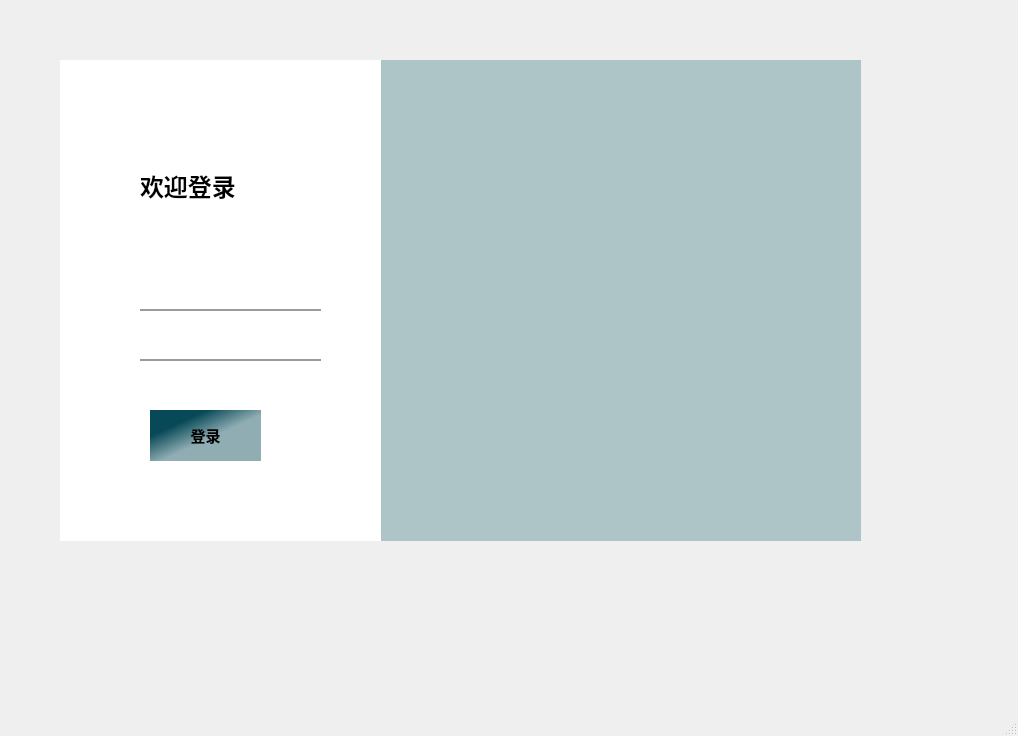
<?xml version="1.0" encoding="UTF-8"?>
<ui version="4.0">
 <class>MainWindow</class>
 <widget class="QMainWindow" name="MainWindow">
  <property name="geometry">
   <rect>
    <x>0</x>
    <y>0</y>
    <width>1018</width>
    <height>736</height>
   </rect>
  </property>
  <property name="windowTitle">
   <string>MainWindow</string>
  </property>
  <widget class="QWidget" name="centralwidget">
   <widget class="QLabel" name="label">
    <property name="geometry">
     <rect>
      <x>60</x>
      <y>60</y>
      <width>321</width>
      <height>481</height>
     </rect>
    </property>
    <property name="styleSheet">
     <string notr="true">background-color: rgb(255, 255, 255);</string>
    </property>
    <property name="text">
     <string/>
    </property>
   </widget>
   <widget class="QLabel" name="label_2">
    <property name="geometry">
     <rect>
      <x>380</x>
      <y>60</y>
      <width>481</width>
      <height>481</height>
     </rect>
    </property>
    <property name="styleSheet">
     <string notr="true">
background-color: rgb(174, 197, 200);</string>
    </property>
    <property name="text">
     <string/>
    </property>
   </widget>
   <widget class="QLabel" name="label_3">
    <property name="geometry">
     <rect>
      <x>140</x>
      <y>150</y>
      <width>141</width>
      <height>71</height>
     </rect>
    </property>
    <property name="font">
     <font>
      <family>幼圆</family>
      <pointsize>18</pointsize>
      <weight>75</weight>
      <bold>true</bold>
     </font>
    </property>
    <property name="text">
     <string>欢迎登录</string>
    </property>
   </widget>
   <widget class="QLineEdit" name="lineEdit">
    <property name="geometry">
     <rect>
      <x>140</x>
      <y>260</y>
      <width>181</width>
      <height>51</height>
     </rect>
    </property>
    <property name="styleSheet">
     <string notr="true">border:none;
border-bottom:2px solid rgba(0,0,0,100);</string>
    </property>
   </widget>
   <widget class="QLineEdit" name="lineEdit_2">
    <property name="geometry">
     <rect>
      <x>140</x>
      <y>310</y>
      <width>181</width>
      <height>51</height>
     </rect>
    </property>
    <property name="styleSheet">
     <string notr="true">border:none;
background-color: rgba(0, 0, 0,0);
border-bottom:2px solid rgba(0,0,0,100);</string>
    </property>
   </widget>
   <widget class="QPushButton" name="pushButton">
    <property name="geometry">
     <rect>
      <x>150</x>
      <y>410</y>
      <width>111</width>
      <height>51</height>
     </rect>
    </property>
    <property name="font">
     <font>
      <family>幼圆</family>
      <pointsize>11</pointsize>
      <weight>75</weight>
      <bold>true</bold>
     </font>
    </property>
    <property name="styleSheet">
     <string notr="true">QPushButton{
	border:none;
	background-color: qlineargradient(spread:pad, x1:0, y1:0, x2:1, y2:1, stop:0.258706 rgba(8, 73, 87, 255), stop:0.547264 rgba(104, 144, 152, 189));
}</string>
    </property>
    <property name="text">
     <string>登录</string>
    </property>
   </widget>
   <widget class="QPushButton" name="pushButton_2">
    <property name="geometry">
     <rect>
      <x>810</x>
      <y>70</y>
      <width>41</width>
      <height>41</height>
     </rect>
    </property>
    <property name="styleSheet">
     <string notr="true">QPushButton{
	border:none;
}
QPushButton:hover{
	padding-bottom:5px;
}</string>
    </property>
    <property name="text">
     <string/>
    </property>
    <property name="icon">
     <iconset>
      <normaloff>../images/关闭(close)_爱给网_aigei_com.png</normaloff>../images/关闭(close)_爱给网_aigei_com.png</iconset>
    </property>
   </widget>
   <widget class="QPushButton" name="pushButton_3">
    <property name="geometry">
     <rect>
      <x>790</x>
      <y>80</y>
      <width>21</width>
      <height>21</height>
     </rect>
    </property>
    <property name="font">
     <font>
      <pointsize>17</pointsize>
      <weight>75</weight>
      <bold>true</bold>
     </font>
    </property>
    <property name="styleSheet">
     <string notr="true">QPushButton{
	border:none;
}
QPushButton:hover{
	padding-bottom:5px;
}</string>
    </property>
    <property name="text">
     <string/>
    </property>
    <property name="icon">
     <iconset>
      <normaloff>../images/winfo-icon-最小化_爱给网_aigei_com.png</normaloff>../images/winfo-icon-最小化_爱给网_aigei_com.png</iconset>
    </property>
   </widget>
   <widget class="QLabel" name="label_4">
    <property name="geometry">
     <rect>
      <x>70</x>
      <y>20</y>
      <width>201</width>
      <height>181</height>
     </rect>
    </property>
    <property name="styleSheet">
     <string notr="true"/>
    </property>
    <property name="text">
     <string/>
    </property>
    <property name="pixmap">
     <pixmap>../images/北京理工大学_爱给网_aigei_com.png</pixmap>
    </property>
    <property name="scaledContents">
     <bool>true</bool>
    </property>
   </widget>
   <widget class="QLabel" name="label_5">
    <property name="geometry">
     <rect>
      <x>90</x>
      <y>280</y>
      <width>31</width>
      <height>31</height>
     </rect>
    </property>
    <property name="styleSheet">
     <string notr="true"/>
    </property>
    <property name="text">
     <string/>
    </property>
    <property name="pixmap">
     <pixmap>../images/用户名 (2).png</pixmap>
    </property>
    <property name="scaledContents">
     <bool>true</bool>
    </property>
   </widget>
   <widget class="QLabel" name="label_6">
    <property name="geometry">
     <rect>
      <x>90</x>
      <y>330</y>
      <width>31</width>
      <height>31</height>
     </rect>
    </property>
    <property name="styleSheet">
     <string notr="true"/>
    </property>
    <property name="text">
     <string/>
    </property>
    <property name="pixmap">
     <pixmap>../images/密码.png</pixmap>
    </property>
    <property name="scaledContents">
     <bool>true</bool>
    </property>
   </widget>
   <widget class="QLabel" name="label_7">
    <property name="geometry">
     <rect>
      <x>410</x>
      <y>80</y>
      <width>401</width>
      <height>441</height>
     </rect>
    </property>
    <property name="text">
     <string/>
    </property>
    <property name="pixmap">
     <pixmap>../images/小龙虾插画_爱给网_aigei_com.png</pixmap>
    </property>
    <property name="scaledContents">
     <bool>true</bool>
    </property>
   </widget>
   <zorder>label_2</zorder>
   <zorder>label</zorder>
   <zorder>label_3</zorder>
   <zorder>lineEdit</zorder>
   <zorder>lineEdit_2</zorder>
   <zorder>pushButton</zorder>
   <zorder>pushButton_2</zorder>
   <zorder>pushButton_3</zorder>
   <zorder>label_4</zorder>
   <zorder>label_5</zorder>
   <zorder>label_6</zorder>
   <zorder>label_7</zorder>
  </widget>
  <widget class="QStatusBar" name="statusbar"/>
 </widget>
 <resources/>
 <connections>
  <connection>
   <sender>pushButton_3</sender>
   <signal>clicked()</signal>
   <receiver>MainWindow</receiver>
   <slot>showMinimized()</slot>
   <hints>
    <hint type="sourcelabel">
     <x>800</x>
     <y>88</y>
    </hint>
    <hint type="destinationlabel">
     <x>831</x>
     <y>18</y>
    </hint>
   </hints>
  </connection>
  <connection>
   <sender>pushButton_2</sender>
   <signal>clicked()</signal>
   <receiver>MainWindow</receiver>
   <slot>close()</slot>
   <hints>
    <hint type="sourcelabel">
     <x>820</x>
     <y>81</y>
    </hint>
    <hint type="destinationlabel">
     <x>926</x>
     <y>88</y>
    </hint>
   </hints>
  </connection>
 </connections>
</ui>
